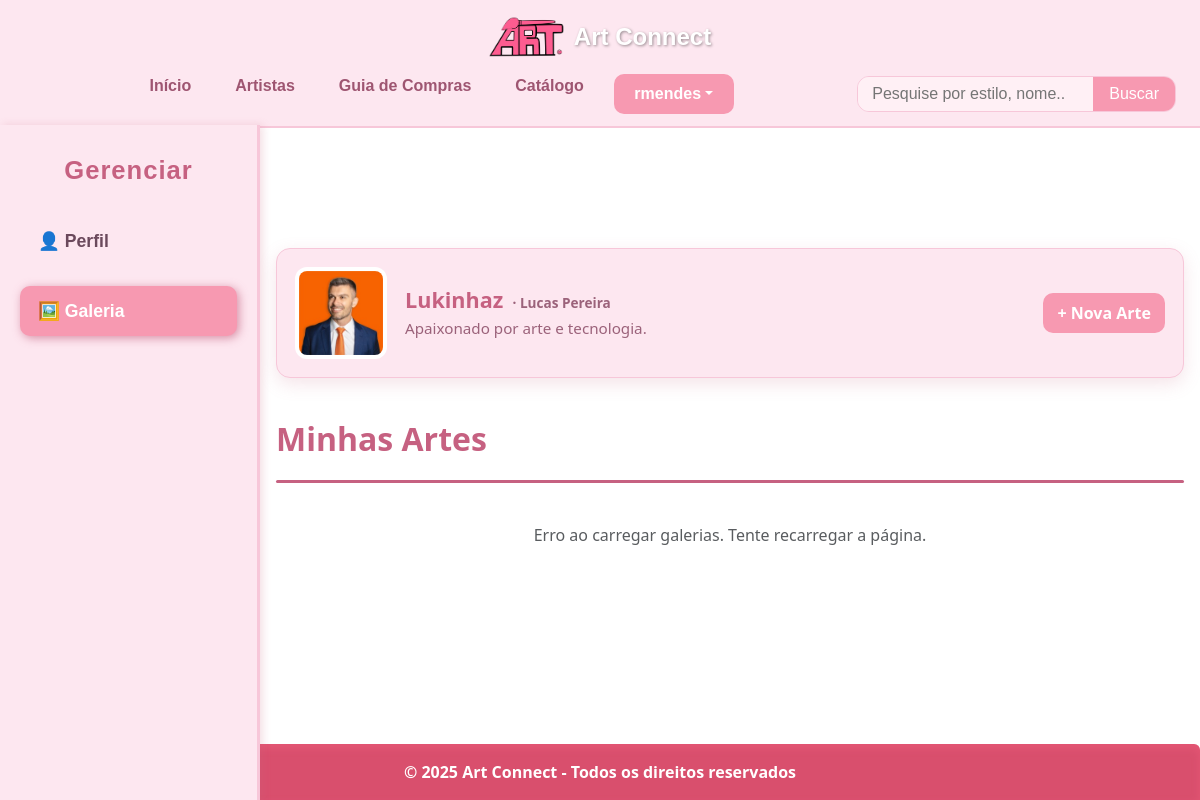
Screenshot of /usuarios/perfil/galeria/galeria.php?id=1 (signed in) with the database file from the repository.
### tables this page shows
CREATE TABLE IF NOT EXISTS `usuarios` (
  `id` int(11) NOT NULL AUTO_INCREMENT,
  `nome` varchar(100) NOT NULL,
  `nome_social` varchar(100) DEFAULT NULL,
  `email` varchar(100) NOT NULL,
  `senha` varchar(255) NOT NULL,
  `tipo` bit(1) NOT NULL,
  `cpf` varchar(14) NOT NULL,
  `rg` varchar(20) DEFAULT NULL,
  `data_nascimento` date DEFAULT NULL,
  `foto` varchar(255) DEFAULT NULL,
  `status` bit(1) NOT NULL,
  `data_cadastro` datetime NOT NULL,
  `apelido` varchar(50) DEFAULT NULL,
  `sexo` char(1) DEFAULT NULL,
  `descricao` text DEFAULT NULL,
  `cidade` varchar(40) NOT NULL,
  `estado` char(2) NOT NULL,
  PRIMARY KEY (`id`),
  UNIQUE KEY `unique_email` (`email`),
  UNIQUE KEY `unique_cpf` (`cpf`)
);

### usuarios/perfil/galeria/galeria.php (the view, shortened to what this page needs)
<?php
require_once '../../../conexao.php';
if (isset($_GET['id']) && is_numeric($_GET['id'])) {
  $id_usuario = intval($_GET['id']);
} else {
  echo "ID do usuário não informado.";
  exit;
}
$sql = "SELECT apelido, foto, nome, descricao
        FROM usuarios
        WHERE id = $id_usuario
        LIMIT 1";
$resultado = mysqli_query($conexao, $sql);
$usuario = mysqli_fetch_assoc($resultado);
$apelido = htmlspecialchars($usuario['apelido']);
$nome_completo = htmlspecialchars($usuario['nome']);
$descricao = htmlspecialchars($usuario['descricao']);
?>
<!DOCTYPE html>
<html lang="pt-br">
<head>
  <link href="https://cdn.jsdelivr.net/npm/bootstrap@5.3.2/dist/css/bootstrap.min.css" rel="stylesheet" />
  <link rel="stylesheet" href="https://cdnjs.cloudflare.com/ajax/libs/slick-carousel/1.8.1/slick.min.css" />
  <link rel="stylesheet" href="https://cdnjs.cloudflare.com/ajax/libs/slick-carousel/1.8.1/slick-theme.min.css" />
  <link rel="stylesheet" href="../../../css/galeria.css">
</head>
<?php include("../../topo.php"); ?>
<body>
  <main class="container-usuario">
    <?php include("../navegacao.php"); ?>
    <section class="perfil-top mb-4">
      <div class="avatar">
        <img
          src="<?= !empty($usuario['foto']) ? '../../../images/perfil/' . htmlspecialchars($usuario['foto']) : '../../../images/assets/img/placeholder-funcionario.png' ?>"
          alt="Foto de perfil" class="profile-pic" />
      </div>
      <div class="info">
        <h3><?php echo $apelido; ?>
          <?php if ($nome_completo)
            echo "<small style='font-weight:600; font-size:0.85rem; color:#9b627a'>&nbsp;&middot;&nbsp;{$nome_completo}</small>"; ?>
        </h3>
        <p> <?php echo $descricao; ?></p>
      </div>
      <div class="perfil-actions">
        <?php if ($_SESSION['ID'] == $id_usuario): ?>
          <a href="inserir.php" class="btn btn-pastel">+ Nova Arte</a>
        <?php endif; ?>
      </div>
    </section>
    <section class="galeria">
      <div class="d-flex justify-content-between align-items-center flex-column flex-md-row">
        <h2 class="titulo-aba">Minhas Artes</h2>
      </div>
      <div class="linha-separadora"></div>
      <div id="galeria-cards" class="mt-3">
      </div>
    </section>
  </main>
</body>
<footer class="bg-rose text-white py-3 text-center rounded-top">
  <p class="mb-0">&copy; 2025 Art Connect - Todos os direitos reservados</p>
</footer>
</html>

### css/galeria.css (style rules this page uses)
:root { --rosa-1: #fde7f0; --rosa-2: #f7c7d9; --rosa-3: #f799b1; --rosa-4: #c66181; --texto: #6b495c; --card-shadow: rgba(199, 104, 132, 0.18); }
.linha-separadora { height: 3px; width: 100%; background-color: var(--rosa-4); margin-top: 4px; margin-bottom: 16px; border-radius: 2px; }
.container-usuario { max-width: 1200px; margin: 28px auto; padding: 0 16px 60px 16px; position: relative; }
.perfil-top { background: var(--rosa-1); border: 1px solid var(--rosa-2); border-radius: 14px; padding: 18px; display: flex; gap: 18px; align-items: center; box-shadow: 0 6px 18px var(--card-shadow); }
.perfil-top .avatar { width: 92px; height: 92px; border-radius: 12px; overflow: hidden; flex-shrink: 0; border: 4px solid #fff; background: linear-gradient(135deg, #fff, #fff0f5); }
.perfil-top .avatar img { width: 100%; height: 100%; object-fit: cover; display: block; }
.perfil-top .info h3 { margin: 0; color: var(--rosa-4); font-size: 1.35rem; font-weight: 800; }
.perfil-top .info p { margin: 4px 0 0 0; color: #9b627a; font-size: 0.95rem; }
.perfil-actions { margin-left: auto; display: flex; gap: 8px; align-items: center; }
.btn-pastel { background: var(--rosa-3); color: #fff; border: none; font-weight: 700; border-radius: 10px; padding: 8px 14px; transition: background 0.18s; }
.titulo-aba { color: var(--rosa-4); font-weight: 800; margin: 18px 0; }
#galeria-cards { display: flex; flex-wrap: wrap; justify-content: center; gap: 16px; }
html, body { margin: 0; padding: 0; position: relative; min-height: 100vh; }
main { padding-bottom: 100px; }
footer { position: absolute; bottom: 0; left: 0; width: 100%; background-color: #d94f6d; color: #fff5f8; padding: 1.2rem; text-align: center; border-top-left-radius: 1rem; border-top-right-radius: 1rem; font-weight: 600; font-size: 1rem; box-shadow: inset 0 4px 8px rgba(255, 105, 135, 0.3); }

### css/navegacao.css (style rules this page uses)
main, .container-usuario { margin-left: 260px; margin-top: 120px; box-sizing: border-box; transition: margin-left 0.3s ease; }
footer { background-color: #d94f6d; color: #fff5f8; padding: 1.2rem; text-align: center; border-top-left-radius: 1rem; border-top-right-radius: 1rem; font-weight: 600; font-size: 1rem; box-shadow: inset 0 4px 8px rgba(255, 105, 135, 0.3); margin-top: auto; }

### rows the page displays
usuarios: foto (picture), apelido "Lukinhaz", nome "Lucas Pereira", descricao "Apaixonado por arte e tecnologia."

### other values shown
$nome_usuario "rmendes"
